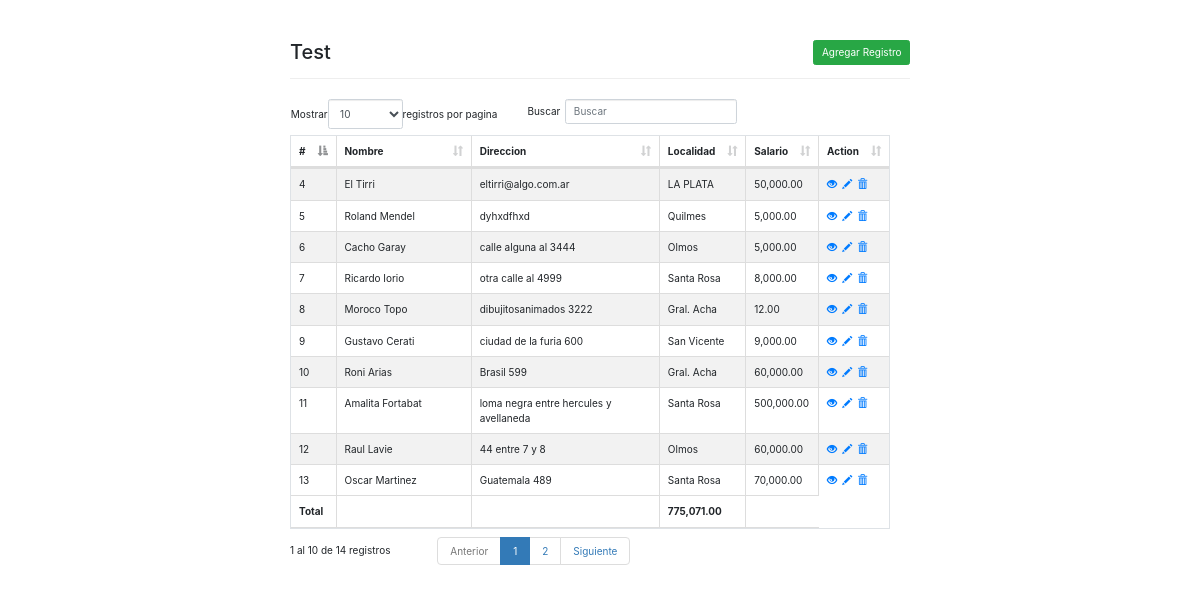
The page / on the database its author committed.
### tables this page shows
CREATE TABLE `employees` (
  `id` int(11) NOT NULL,
  `name` varchar(100) NOT NULL,
  `address` varchar(255) NOT NULL,
  `salary` int(10) NOT NULL,
  `id_localidad` int(10) NOT NULL
);

CREATE TABLE `localidades` (
  `id` int(10) UNSIGNED NOT NULL,
  `id_provincia` int(10) UNSIGNED NOT NULL,
  `detalle` varchar(50) DEFAULT NULL
);

### index.php (the view, shortened to what this page needs)
<!DOCTYPE html>
<html lang="en">
<head>
    <link rel="stylesheet" href="https://maxcdn.bootstrapcdn.com/bootstrap/3.3.7/css/bootstrap.css">
   <link rel="stylesheet" href="css/bootstrap.min.css">
   <link rel="stylesheet" href="css/style.css">
   <link rel="stylesheet" href="css/dataTables.bootstrap.min.css">
</head>
<body>
    <div class="wrapper">
        <div class="container-fluid">
            <div class="row">
                <div class="col-md-12">
                    <div class="page-header clearfix">
                        <h2 class="pull-left">Test</h2>
                        <a href="create.php" class="btn btn-success pull-right">Agregar Registro</a>
                    </div>
                    <?php
                    require_once 'config.php';
                    $sql = "SELECT * FROM
                            (select * from employees) as employees
                            inner join
                            (select detalle, id as idloc from localidades) as localidades
                            on(employees.id_localidad=localidades.idloc)
                    ";
                    if($result = mysqli_query($link, $sql)){
                        if(mysqli_num_rows($result) > 0){
                             echo "<table class='table table-bordered table-striped' id='example' cellspacing='0' width='600'>";
                                echo "<thead>";
                                    echo "<tr>";
                                        echo "<th>#</th>";
                                        echo "<th>Nombre</th>";
                                        echo "<th>Direccion</th>";
                                        echo "<th>Localidad</th>";
                                        echo "<th>Salario</th>";
                                        echo "<th>Action</th>";
                                    echo "</tr>";
                                echo "</thead>";
                                echo "<tbody>";
                             $suma = 0;
                                while($row = mysqli_fetch_array($result)){
                                    echo "<tr>";
                                      echo "<td>" . $row['id'] . "</td>";
                                        echo "<td>" . $row['name'] . "</td>";
                                        echo "<td>" . $row['address'] . "</td>";
                                        echo "<td>" . $row['detalle'] . "</td>";
                                        echo "<td>" . number_format($row['salary'],2) . "</td>";
                                        echo "<td>";
                                            echo "<a href='read.php?id=". $row['id'] ."' title='View Record' data-toggle='tooltip'><span class='glyphicon glyphicon-eye-open'></span></a>";
                                            echo "<a href='update.php?id=". $row['id'] ."' title='Update Record' data-toggle='tooltip'><span class='glyphicon glyphicon-pencil'></span></a>";
                                            echo "<a href='delete.php?id=". $row['id'] ."' title='Delete Record' data-toggle='tooltip'><span class='glyphicon glyphicon-trash'></span></a>";
                                        echo "</td>";
                                    echo "</tr>";
                                     $suma += $row['salary'];
                                }
                                echo "</tbody>";
                            echo "<tfoot>";
                                echo "<tr>" . "</td>";
                                    echo "<td style='font-weight: bold;'> Total" . "</td>";
                                    echo "<td>" . "</td>";
                                    echo "<td>" . "</td>";
                                    echo "<td style='font-weight: bold;'>" . number_format($suma,2) ."</td>";
                                    echo "<td>" . "</td>";
                                echo "</tr>";
                            echo "</tfoot>";
                            echo "</table>";
                        } else{
                            echo "<p class='lead'><em>No records were found.</em></p>";
                        }
                    } else{
                        echo "ERROR: Could not able to execute $sql. " . mysqli_error($link);
                    }
                    ?>
                </div>
            </div>
        </div>
    </div>
</body>
</html>

### css/style.css (style rules this page uses)
.wrapper { width: 650px; margin: 0 auto; }
.page-header h2 { margin-top: 0; }
table tr td:last-child a { margin-right: 5px; }

### rows shown on the page
employees: id "4", name "El Tirri", address "eltirri@algo.com.ar", id_localidad.detalle "LA PLATA", salary "50,000.00"
employees: id "5", name "Roland Mendel", address "dyhxdfhxd", id_localidad.detalle "Quilmes", salary "5,000.00"
employees: id "6", name "Cacho Garay", address "calle alguna al 3444", id_localidad.detalle "Olmos", salary "5,000.00"
employees: id "7", name "Ricardo Iorio", address "otra calle al 4999", id_localidad.detalle "Santa Rosa", salary "8,000.00"
employees: id "8", name "Moroco Topo", address "dibujitosanimados 3222", id_localidad.detalle "Gral. Acha", salary "12.00"
employees: id "9", name "Gustavo Cerati", address "ciudad de la furia 600", id_localidad.detalle "San Vicente", salary "9,000.00"
employees: id "10", name "Roni Arias", address "Brasil 599", id_localidad.detalle "Gral. Acha", salary "60,000.00"
employees: id "11", name "Amalita Fortabat", address "loma negra entre hercules y avellaneda", id_localidad.detalle "Santa Rosa", salary "500,000.00"
employees: id "12", name "Raul Lavie", address "44 entre 7 y 8", id_localidad.detalle "Olmos", salary "60,000.00"
employees: id "13", name "Oscar Martinez", address "Guatemala 489", id_localidad.detalle "Santa Rosa", salary "70,000.00"

### other values the page prints
$suma "775,071.00"
